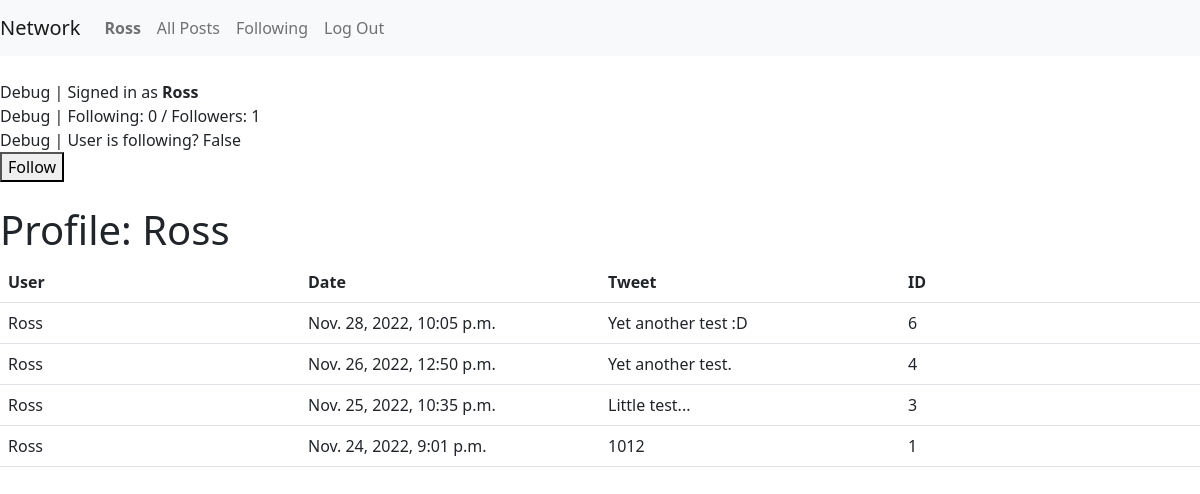
The page /profile/1 (signed in) on the database as committed earlier.
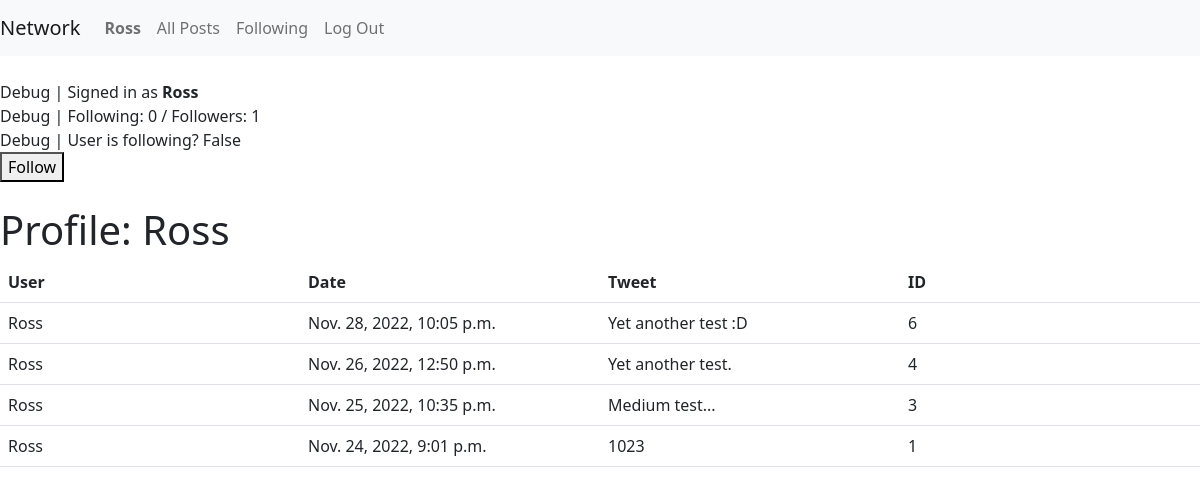
The same page on the database as committed later.
### network/models.py (models this page shows)
class User(AbstractUser):
    pass

class Tweet(models.Model):
    author = models.ForeignKey(User, on_delete=models.CASCADE)
    tweetText = models.CharField(max_length=255)
    posted = models.DateTimeField(auto_now_add=True)
    like = models.ManyToManyField(User, blank=True, related_name="likes")
    def __str__(self):
        return f"{self.author} tweeted: {self.tweetText}"

### network/views.py (the view)
# urls.py: path("profile/<int:user_id>", views.profile, name="profile"),
def profile(request, user_id):
    profile = User.objects.get(id=user_id)
    if Follow.objects.filter(user=user_id, followed_by=request.user).exists():
        print("ya")
        following_status = True
    else:
        print("na")
        following_status = False
    followList = []
    following = request.user.following.all()
    for x in following:
        followList.append(x.user.id)
    profile = User.objects.get(id=user_id)
    if profile.id in followList:
        print("You are following")
    else:
        print("You are NOT following")
    tweets = Tweet.objects.filter(author=user_id).order_by('-posted')
    print(tweets)
    return render(request, "network/profile.html", {
        "x": profile.username,
        "tweets": tweets,
        "following": profile.following.all().count(),
        "followedBy": Follow.objects.filter(user=user_id).count(),
        "following_status": following_status
    })

### network/templates/network/profile.html (shortened to what this page needs)
{% extends "network/layout.html" %}
{% block body %}
<br>
Debug | Signed in as <strong>{{ user.username }}</strong>
<br>
Debug | Following: {{ following }} / Followers: {{ followedBy }}
<br>
Debug | User is following? {{ following_status }}
<br>
{% if following_status == True %}
<button type="button" onclick="followUnfollow()">Unfollow</button>
{% elif following_status == False %}
<button type="button" onclick="followUnfollow()">Follow</button>
{% endif %}
<br>
<br>
<h1>Profile: {{x}}</h1>
<table class="table">
  <thead>
  <tr>
    <th>User</th>
    <th>Date</th>
    <th>Tweet</th>
    <th>ID</th>
</tr>
</thead>
{% for tweet in tweets %}
<tr>
  <td>{{tweet.author}}</td>
  <td>{{tweet.posted}}</td>
  <td>{{tweet.tweetText}}</td>
  <td>{{tweet.id}}</td>
  </tr>
  {% endfor %}
</table>
{% endblock %}

### network/templates/network/layout.html (shortened to what this page needs)
{% load static %}
<!DOCTYPE html>
<html lang="en">
    <head>
            <link href="https://cdn.jsdelivr.net/npm/bootstrap@5.2.3/dist/css/bootstrap.min.css" rel="stylesheet">
            <link rel="stylesheet" href="{% static 'network/styles.css' %}"/>
    </head>
    <body>
        <nav class="navbar navbar-expand-lg navbar-light bg-light">
            <a class="navbar-brand" href="{% url 'index' %}">Network</a>
            <div>
              <ul class="navbar-nav mr-auto">
                {% if user.is_authenticated %}
                    <li class="nav-item">
                        <a class="nav-link" href="{% url 'profile' user_id=user.id%}"><strong>{{ user.username }}</strong></a>
                    </li>
                {% endif %}
                <li class="nav-item">
                  <a class="nav-link" href="{% url 'allPosts' %}">All Posts</a>
                </li>
                {% if user.is_authenticated %}
                    <li class="nav-item">
                        <a class="nav-link" href="{% url 'following' %}">Following</a>
                    </li>
                    <li class="nav-item">
                        <a class="nav-link" href="{% url 'logout' %}">Log Out</a>
                    </li>
                {% endif %}
              </ul>
            </div>
          </nav>
        <div class="body">
            {% block body %}
            {% endblock %}
        </div>
    </body>
</html>

### network/static/network/styles.css (style rules this page uses)
table { table-layout:fixed; }

Rows that differ between the two databases and show on the page:
changed Tweet id 3: tweetText "Little test..." → "Medium test..."
changed Tweet "Nov. 24, 2022, 9:01 p.m.": tweetText "1012" → "1023"
